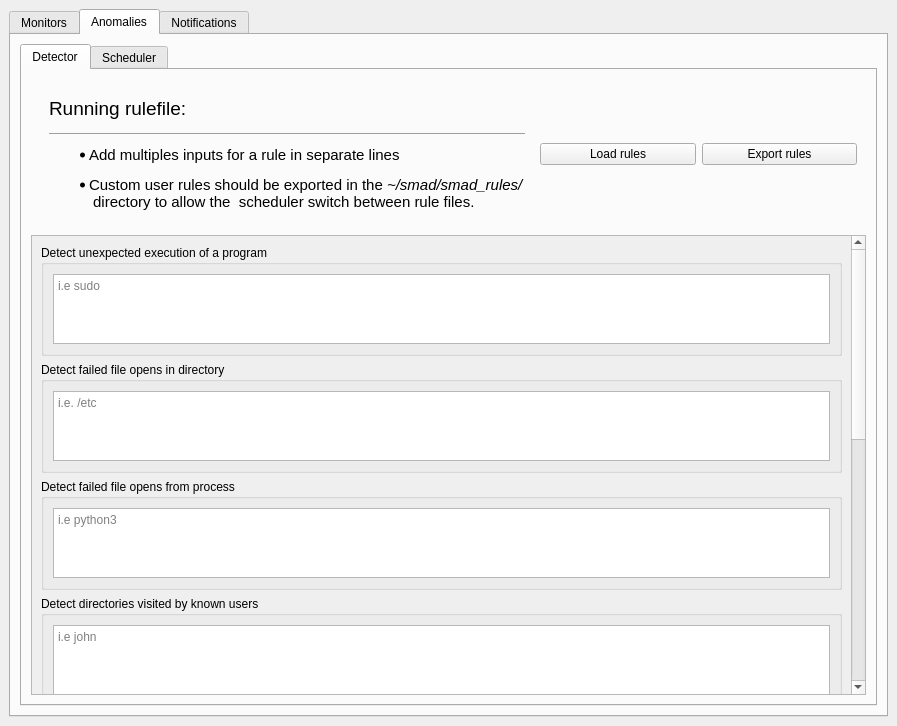
<?xml version="1.0" encoding="UTF-8"?>
<ui version="4.0">
 <class>MainWindow</class>
 <widget class="QMainWindow" name="MainWindow">
  <property name="geometry">
   <rect>
    <x>0</x>
    <y>0</y>
    <width>897</width>
    <height>726</height>
   </rect>
  </property>
  <property name="windowTitle">
   <string>SMAD</string>
  </property>
  <widget class="QWidget" name="centralwidget">
   <layout class="QHBoxLayout" name="horizontalLayout_2">
    <item>
     <widget class="QTabWidget" name="tabWidget">
      <property name="minimumSize">
       <size>
        <width>879</width>
        <height>0</height>
       </size>
      </property>
      <property name="currentIndex">
       <number>1</number>
      </property>
      <widget class="QWidget" name="tab">
       <attribute name="title">
        <string>Monitors</string>
       </attribute>
       <layout class="QVBoxLayout" name="verticalLayout_2">
        <item>
         <widget class="QTabWidget" name="tabWidget_2">
          <property name="currentIndex">
           <number>0</number>
          </property>
          <widget class="QWidget" name="tab_4">
           <attribute name="title">
            <string>Start monitors</string>
           </attribute>
           <layout class="QVBoxLayout" name="verticalLayout_6">
            <item>
             <widget class="QGroupBox" name="groupBox">
              <property name="title">
               <string>CPU and Processes</string>
              </property>
              <layout class="QVBoxLayout" name="verticalLayout_3">
               <item>
                <widget class="QCheckBox" name="monitorsCpuProcessUsageCheckBox">
                 <property name="text">
                  <string>Observe processes in terms of CPU usage</string>
                 </property>
                </widget>
               </item>
               <item>
                <widget class="QTextEdit" name="monitorsCpuProcessUsageTextEdit">
                 <property name="placeholderText">
                  <string>One process per line</string>
                 </property>
                </widget>
               </item>
              </layout>
             </widget>
            </item>
            <item>
             <widget class="QGroupBox" name="groupBox_2">
              <property name="title">
               <string>Performance and Errors</string>
              </property>
              <layout class="QVBoxLayout" name="verticalLayout_4">
               <item>
                <widget class="QCheckBox" name="monitorsSystemCallErrorsCheckBox">
                 <property name="text">
                  <string>Observe top system calls returning errors</string>
                 </property>
                </widget>
               </item>
               <item>
                <widget class="QCheckBox" name="monitorsFileIOErrorsCheckBox">
                 <property name="text">
                  <string>Observe top files with I/O errors</string>
                 </property>
                </widget>
               </item>
               <item>
                <widget class="QCheckBox" name="monitorsProcessIOErrorsCheckBox">
                 <property name="text">
                  <string>Observe top processes with I/O errors</string>
                 </property>
                </widget>
               </item>
               <item>
                <widget class="QCheckBox" name="monitorsFilesMostTimeSpentCheckBox">
                 <property name="text">
                  <string>Observe files where most time has been spent</string>
                 </property>
                </widget>
               </item>
               <item>
                <widget class="QCheckBox" name="monitorsSystemCallsMostTimeSpentCheckBox">
                 <property name="text">
                  <string>Observe system calls where most time has been spent</string>
                 </property>
                </widget>
               </item>
              </layout>
             </widget>
            </item>
            <item>
             <widget class="QGroupBox" name="groupBox_3">
              <property name="title">
               <string>Network</string>
              </property>
              <layout class="QVBoxLayout" name="verticalLayout_5">
               <item>
                <widget class="QCheckBox" name="monitorsNetworkConnectionsBWCheckBox">
                 <property name="text">
                  <string>Observe top network connections in terms of bandwidth</string>
                 </property>
                </widget>
               </item>
               <item>
                <widget class="QCheckBox" name="monitorsProcessBWCheckBox">
                 <property name="text">
                  <string>Observe top processes in terms of bandwidth</string>
                 </property>
                </widget>
               </item>
              </layout>
             </widget>
            </item>
            <item>
             <widget class="QPushButton" name="monitorsStartMonitors">
              <property name="enabled">
               <bool>true</bool>
              </property>
              <property name="cursor">
               <cursorShape>PointingHandCursor</cursorShape>
              </property>
              <property name="text">
               <string>Start monitors</string>
              </property>
              <property name="checkable">
               <bool>false</bool>
              </property>
             </widget>
            </item>
           </layout>
          </widget>
          <widget class="QWidget" name="tab_5">
           <attribute name="title">
            <string>Running monitors</string>
           </attribute>
           <layout class="QVBoxLayout" name="verticalLayout_7">
            <item>
             <widget class="QListWidget" name="monitorsRunningMonitorsListWidget">
              <property name="minimumSize">
               <size>
                <width>200</width>
                <height>200</height>
               </size>
              </property>
              <property name="maximumSize">
               <size>
                <width>16777215</width>
                <height>250</height>
               </size>
              </property>
             </widget>
            </item>
            <item>
             <widget class="QGroupBox" name="groupBox_6">
              <property name="title">
               <string>Visualization</string>
              </property>
              <layout class="QGridLayout" name="gridLayout_2">
               <item row="0" column="0">
                <widget class="PlotWidget" name="plotWidget" native="true"/>
               </item>
              </layout>
             </widget>
            </item>
            <item>
             <widget class="QWidget" name="widget" native="true">
              <property name="maximumSize">
               <size>
                <width>16777215</width>
                <height>40</height>
               </size>
              </property>
              <layout class="QHBoxLayout" name="horizontalLayout_3">
               <item>
                <widget class="QPushButton" name="monitorsPlotMonitorButton">
                 <property name="text">
                  <string>Plot monitor</string>
                 </property>
                </widget>
               </item>
               <item>
                <widget class="QPushButton" name="monitorsStopPlotMonitorButton">
                 <property name="enabled">
                  <bool>true</bool>
                 </property>
                 <property name="text">
                  <string>Stop plot</string>
                 </property>
                </widget>
               </item>
               <item>
                <widget class="QPushButton" name="monitorsStopMonitorButton">
                 <property name="text">
                  <string>Stop monitor</string>
                 </property>
                </widget>
               </item>
              </layout>
             </widget>
            </item>
           </layout>
          </widget>
          <widget class="QWidget" name="tab_6">
           <attribute name="title">
            <string>Alerts</string>
           </attribute>
           <layout class="QHBoxLayout" name="horizontalLayout">
            <item>
             <widget class="QGroupBox" name="alertsAlertDetailsGroupBox">
              <property name="title">
               <string>Alert details</string>
              </property>
              <layout class="QVBoxLayout" name="verticalLayout_23">
               <item>
                <widget class="QGroupBox" name="alertsTriggerGroupBox">
                 <property name="title">
                  <string>Trigger</string>
                 </property>
                 <layout class="QFormLayout" name="formLayout_4">
                  <item row="0" column="0">
                   <widget class="QLabel" name="alertsAlertNameLabel">
                    <property name="text">
                     <string>Alert name</string>
                    </property>
                    <property name="margin">
                     <number>4</number>
                    </property>
                   </widget>
                  </item>
                  <item row="0" column="1">
                   <widget class="QTextEdit" name="alertsAlertNameTextEdit">
                    <property name="placeholderText">
                     <string>Alert name (eg. alert_x)</string>
                    </property>
                   </widget>
                  </item>
                  <item row="1" column="0">
                   <widget class="QLabel" name="alertsChooseMonitorLabel">
                    <property name="text">
                     <string>Choose monitor</string>
                    </property>
                    <property name="margin">
                     <number>4</number>
                    </property>
                   </widget>
                  </item>
                  <item row="1" column="1">
                   <widget class="QComboBox" name="alertsChooseMonitorComboBox"/>
                  </item>
                  <item row="5" column="0">
                   <widget class="QLabel" name="alertsSetMetricLabel">
                    <property name="text">
                     <string>Set metric</string>
                    </property>
                    <property name="wordWrap">
                     <bool>false</bool>
                    </property>
                    <property name="margin">
                     <number>4</number>
                    </property>
                    <property name="indent">
                     <number>-1</number>
                    </property>
                   </widget>
                  </item>
                  <item row="5" column="1">
                   <widget class="QWidget" name="alertsSetMetricWidget" native="true">
                    <property name="enabled">
                     <bool>true</bool>
                    </property>
                    <layout class="QHBoxLayout" name="horizontalLayout_4">
                     <item>
                      <widget class="QLabel" name="alertsMetricDescription">
                       <property name="text">
                        <string>Metric</string>
                       </property>
                      </widget>
                     </item>
                     <item>
                      <widget class="QComboBox" name="alertsMetricOperationComboBox">
                       <property name="enabled">
                        <bool>true</bool>
                       </property>
                       <property name="editable">
                        <bool>false</bool>
                       </property>
                       <item>
                        <property name="text">
                         <string>&gt;</string>
                        </property>
                       </item>
                       <item>
                        <property name="text">
                         <string>&lt;</string>
                        </property>
                       </item>
                       <item>
                        <property name="text">
                         <string>=</string>
                        </property>
                       </item>
                      </widget>
                     </item>
                     <item>
                      <widget class="QSpinBox" name="alertsMetricValueSpinBox">
                       <property name="maximum">
                        <number>999999999</number>
                       </property>
                      </widget>
                     </item>
                     <item>
                      <widget class="QComboBox" name="alertsMetricUnitComboBox"/>
                     </item>
                    </layout>
                   </widget>
                  </item>
                 </layout>
                </widget>
               </item>
               <item>
                <widget class="QGroupBox" name="alertsActionGroupBox">
                 <property name="title">
                  <string>Action</string>
                 </property>
                 <layout class="QGridLayout" name="gridLayout_7">
                  <item row="0" column="0">
                   <widget class="QGroupBox" name="alertsCaptureGroupBox">
                    <property name="title">
                     <string>Set up capture</string>
                    </property>
                    <property name="checkable">
                     <bool>true</bool>
                    </property>
                    <layout class="QGridLayout" name="gridLayout_8">
                     <item row="3" column="0">
                      <widget class="QLabel" name="alertsFileNameLabel">
                       <property name="text">
                        <string>Filename</string>
                       </property>
                      </widget>
                     </item>
                     <item row="3" column="1">
                      <widget class="QTextEdit" name="alertsFileNameTextEdit">
                       <property name="sizeAdjustPolicy">
                        <enum>QAbstractScrollArea::AdjustToContents</enum>
                       </property>
                       <property name="placeholderText">
                        <string>Meaningful filename</string>
                       </property>
                      </widget>
                     </item>
                     <item row="1" column="0">
                      <widget class="QLabel" name="alertsCaptureDurationLabel">
                       <property name="text">
                        <string>Capture for (seconds)</string>
                       </property>
                      </widget>
                     </item>
                     <item row="1" column="1">
                      <widget class="QSpinBox" name="alertsCaptureDurationSpinBox">
                       <property name="minimum">
                        <number>1</number>
                       </property>
                       <property name="maximum">
                        <number>86400</number>
                       </property>
                       <property name="value">
                        <number>60</number>
                       </property>
                      </widget>
                     </item>
                    </layout>
                   </widget>
                  </item>
                 </layout>
                </widget>
               </item>
               <item>
                <widget class="QPushButton" name="alertsSaveAlertPushButton">
                 <property name="text">
                  <string>Save alert</string>
                 </property>
                </widget>
               </item>
              </layout>
             </widget>
            </item>
            <item>
             <widget class="QGroupBox" name="alertsListGroupBox">
              <property name="title">
               <string>Alert list</string>
              </property>
              <layout class="QVBoxLayout" name="verticalLayout_22">
               <item>
                <widget class="QListWidget" name="alertsListListWidget"/>
               </item>
               <item>
                <layout class="QHBoxLayout" name="alertsAlertListButtons">
                 <item>
                  <widget class="QPushButton" name="alertsEditAlertPushButton">
                   <property name="text">
                    <string>Edit</string>
                   </property>
                  </widget>
                 </item>
                 <item>
                  <widget class="QPushButton" name="alertsDeleteAlertPushButton">
                   <property name="text">
                    <string>Delete</string>
                   </property>
                  </widget>
                 </item>
                </layout>
               </item>
              </layout>
             </widget>
            </item>
           </layout>
          </widget>
         </widget>
        </item>
       </layout>
      </widget>
      <widget class="QWidget" name="tab_2">
       <attribute name="title">
        <string>Anomalies</string>
       </attribute>
       <layout class="QVBoxLayout" name="verticalLayout_26">
        <item>
         <widget class="QTabWidget" name="tabWidget_3">
          <property name="currentIndex">
           <number>0</number>
          </property>
          <widget class="QWidget" name="tab_8">
           <attribute name="title">
            <string>Detector</string>
           </attribute>
           <layout class="QVBoxLayout" name="verticalLayout">
            <item>
             <widget class="QWidget" name="widget_2" native="true">
              <layout class="QHBoxLayout" name="horizontalLayout_5">
               <item>
                <widget class="QWidget" name="widget_4" native="true">
                 <layout class="QVBoxLayout" name="verticalLayout_8">
                  <item>
                   <widget class="QLabel" name="runningRulefileLabel">
                    <property name="font">
                     <font>
                      <pointsize>14</pointsize>
                     </font>
                    </property>
                    <property name="text">
                     <string>&lt;div class=&quot;box&quot;&gt; Running rulefile:  &lt;/div&gt;</string>
                    </property>
                   </widget>
                  </item>
                  <item>
                   <widget class="QLabel" name="label_3">
                    <property name="text">
                     <string>&lt;hr&gt;</string>
                    </property>
                   </widget>
                  </item>
                  <item>
                   <widget class="QLabel" name="label_7">
                    <property name="text">
                     <string>&lt;!DOCTYPE HTML PUBLIC &quot;-//W3C//DTD HTML 4.0//EN&quot; &quot;http://www.w3.org/TR/REC-html40/strict.dtd&quot;&gt;
&lt;html&gt;&lt;head&gt;&lt;meta name=&quot;qrichtext&quot; content=&quot;1&quot; /&gt;&lt;style type=&quot;text/css&quot;&gt;
p, li { white-space: pre-wrap; }
&lt;/style&gt;&lt;/head&gt;&lt;body style=&quot; font-family:'Ubuntu'; font-size:11pt; font-weight:400; font-style:normal;&quot;&gt;
&lt;ul&gt;
&lt;li style=&quot; margin-top:12px; margin-bottom:12px; margin-left:0px; margin-right:0px; -qt-block-indent:0; text-indent:0px;&quot;&gt;Add multiples inputs for a rule in separate lines
&lt;/li&gt;
&lt;li style=&quot; margin-top:12px; margin-bottom:12px; margin-left:0px; margin-right:0px; -qt-block-indent:0; text-indent:0px;&quot;&gt;
Custom user rules should be exported in the &lt;span style=&quot; font-style:italic;&quot;&gt;~/smad/smad_rules/&lt;/span&gt;  &lt;br&gt; directory to allow the  scheduler switch between rule files.
&lt;/li&gt;
&lt;/ul&gt;
&lt;/body&gt;&lt;/html&gt;</string>
                    </property>
                   </widget>
                  </item>
                 </layout>
                </widget>
               </item>
               <item>
                <widget class="QPushButton" name="anomaliesLoadRulesButton">
                 <property name="text">
                  <string>Load rules</string>
                 </property>
                </widget>
               </item>
               <item>
                <widget class="QPushButton" name="anomaliesExportRulesButton">
                 <property name="text">
                  <string>Export rules</string>
                 </property>
                </widget>
               </item>
              </layout>
             </widget>
            </item>
            <item>
             <widget class="QScrollArea" name="scrollArea_5">
              <property name="widgetResizable">
               <bool>true</bool>
              </property>
              <widget class="QWidget" name="scrollAreaWidgetContents">
               <property name="geometry">
                <rect>
                 <x>0</x>
                 <y>0</y>
                 <width>819</width>
                 <height>1074</height>
                </rect>
               </property>
               <layout class="QVBoxLayout" name="verticalLayout_27">
                <item>
                 <widget class="QGroupBox" name="anomaliesProgramExecutedGroupBox">
                  <property name="title">
                   <string>Detect unexpected execution of a program</string>
                  </property>
                  <property name="checkable">
                   <bool>false</bool>
                  </property>
                  <property name="checked">
                   <bool>false</bool>
                  </property>
                  <layout class="QHBoxLayout" name="horizontalLayout_6">
                   <item>
                    <widget class="QTextEdit" name="anomaliesProgramExecutedTextEdit">
                     <property name="autoFillBackground">
                      <bool>false</bool>
                     </property>
                     <property name="placeholderText">
                      <string>i.e sudo</string>
                     </property>
                    </widget>
                   </item>
                  </layout>
                 </widget>
                </item>
                <item>
                 <widget class="QGroupBox" name="anomaliesDirectoryFileOpensGroupBox">
                  <property name="title">
                   <string>Detect failed file opens in directory</string>
                  </property>
                  <property name="checkable">
                   <bool>false</bool>
                  </property>
                  <property name="checked">
                   <bool>false</bool>
                  </property>
                  <layout class="QHBoxLayout" name="horizontalLayout_13">
                   <item>
                    <widget class="QTextEdit" name="anomaliesDirectoryFileOpensTextEdit">
                     <property name="placeholderText">
                      <string>i.e. /etc</string>
                     </property>
                    </widget>
                   </item>
                  </layout>
                 </widget>
                </item>
                <item>
                 <widget class="QGroupBox" name="anomaliesProcessFileOpensGroupBox">
                  <property name="title">
                   <string>Detect failed file opens from process</string>
                  </property>
                  <property name="checkable">
                   <bool>false</bool>
                  </property>
                  <property name="checked">
                   <bool>false</bool>
                  </property>
                  <layout class="QHBoxLayout" name="horizontalLayout_16">
                   <item>
                    <widget class="QTextEdit" name="anomaliesProcessFileOpensTextEdit">
                     <property name="placeholderText">
                      <string>i.e python3</string>
                     </property>
                    </widget>
                   </item>
                  </layout>
                 </widget>
                </item>
                <item>
                 <widget class="QGroupBox" name="anomaliesKnownUsersGroupBox">
                  <property name="toolTip">
                   <string>Monitor and detect system usage for specific known users</string>
                  </property>
                  <property name="toolTipDuration">
                   <number>2</number>
                  </property>
                  <property name="title">
                   <string>Detect directories visited by known users</string>
                  </property>
                  <property name="checkable">
                   <bool>false</bool>
                  </property>
                  <property name="checked">
                   <bool>false</bool>
                  </property>
                  <layout class="QHBoxLayout" name="horizontalLayout_17">
                   <item>
                    <widget class="QTextEdit" name="anomaliesKnownUsersTextEdit">
                     <property name="toolTipDuration">
                      <number>-1</number>
                     </property>
                     <property name="placeholderText">
                      <string>i.e john</string>
                     </property>
                    </widget>
                   </item>
                  </layout>
                 </widget>
                </item>
                <item>
                 <widget class="QGroupBox" name="anomaliesUnknownUsersGroupBox">
                  <property name="toolTip">
                   <string>Provide the known users to identify unknown user activity</string>
                  </property>
                  <property name="toolTipDuration">
                   <number>2</number>
                  </property>
                  <property name="title">
                   <string>Detect directories visited by unknown users</string>
                  </property>
                  <property name="checkable">
                   <bool>false</bool>
                  </property>
                  <property name="checked">
                   <bool>false</bool>
                  </property>
                  <layout class="QHBoxLayout" name="horizontalLayout_18">
                   <item>
                    <widget class="QTextEdit" name="anomalieUnknownUsersTextEdit">
                     <property name="placeholderText">
                      <string>i.e john</string>
                     </property>
                    </widget>
                   </item>
                  </layout>
                 </widget>
                </item>
                <item>
                 <widget class="QGroupBox" name="anomaliesInboundIPGroupBox">
                  <property name="title">
                   <string>Detect inbound traffic related to IP</string>
                  </property>
                  <property name="checkable">
                   <bool>false</bool>
                  </property>
                  <property name="checked">
                   <bool>false</bool>
                  </property>
                  <layout class="QHBoxLayout" name="horizontalLayout_19">
                   <item>
                    <widget class="QTextEdit" name="anomaliesInboundIPTextEdit">
                     <property name="placeholderText">
                      <string>i.e. 192.168.125.117</string>
                     </property>
                    </widget>
                   </item>
                  </layout>
                 </widget>
                </item>
                <item>
                 <widget class="QGroupBox" name="anomaliesOutboundIPGroupBox">
                  <property name="title">
                   <string>Detect outbound traffic related to IP</string>
                  </property>
                  <property name="checkable">
                   <bool>false</bool>
                  </property>
                  <property name="checked">
                   <bool>false</bool>
                  </property>
                  <layout class="QHBoxLayout" name="horizontalLayout_20">
                   <item>
                    <widget class="QTextEdit" name="anomaliesOutboundIPTextEdit">
                     <property name="placeholderText">
                      <string>i.e 192.168.125.117</string>
                     </property>
                    </widget>
                   </item>
                  </layout>
                 </widget>
                </item>
                <item>
                 <widget class="QGroupBox" name="anomaliesMaliciousIPGroupBox">
                  <property name="toolTip">
                   <string>The list of malicious IPs should be updated frequently</string>
                  </property>
                  <property name="title">
                   <string>Detect traffic related to a malicious IP</string>
                  </property>
                  <property name="checkable">
                   <bool>false</bool>
                  </property>
                  <property name="checked">
                   <bool>false</bool>
                  </property>
                  <layout class="QHBoxLayout" name="horizontalLayout_21">
                   <item>
                    <widget class="QTextEdit" name="anomaliesMaliciousIPTextEdit">
                     <property name="placeholderText">
                      <string>i.e. 192.168.125.117</string>
                     </property>
                    </widget>
                   </item>
                  </layout>
                 </widget>
                </item>
                <item>
                 <widget class="QGroupBox" name="groupBox_13">
                  <property name="title">
                   <string>Detect unexpected inbound traffic on server</string>
                  </property>
                  <layout class="QGridLayout" name="gridLayout_3">
                   <item row="0" column="1">
                    <widget class="QCheckBox" name="anomaliesMySQLCheckBox">
                     <property name="toolTip">
                      <string>Inbound traffic to MySQL server in an unknown port</string>
                     </property>
                     <property name="toolTipDuration">
                      <number>2</number>
                     </property>
                     <property name="text">
                      <string>MySQL unexpected inbound traffic</string>
                     </property>
                    </widget>
                   </item>
                   <item row="0" column="0">
                    <widget class="QCheckBox" name="anomaliesMongoDBCheckBox">
                     <property name="toolTip">
                      <string>Inbound traffic to MongoDB server in an unknown port</string>
                     </property>
                     <property name="toolTipDuration">
                      <number>2</number>
                     </property>
                     <property name="text">
                      <string>MongoDB unexpected inbound traffic</string>
                     </property>
                    </widget>
                   </item>
                   <item row="1" column="0">
                    <widget class="QCheckBox" name="anomaliesHTTPCheckBox">
                     <property name="toolTip">
                      <string>Inbound traffic to HTTP server in an unknown port</string>
                     </property>
                     <property name="toolTipDuration">
                      <number>2</number>
                     </property>
                     <property name="text">
                      <string>HTTP server unexpected inbound traffic</string>
                     </property>
                    </widget>
                   </item>
                   <item row="1" column="1">
                    <widget class="QCheckBox" name="anomaliesKafkaCheckBox">
                     <property name="toolTip">
                      <string>Inbound traffic to Kafka server in an unknown port</string>
                     </property>
                     <property name="toolTipDuration">
                      <number>2</number>
                     </property>
                     <property name="text">
                      <string>Kafka unexpected inbound traffic</string>
                     </property>
                    </widget>
                   </item>
                  </layout>
                 </widget>
                </item>
               </layout>
              </widget>
             </widget>
            </item>
           </layout>
          </widget>
          <widget class="QWidget" name="tab_9">
           <attribute name="title">
            <string>Scheduler</string>
           </attribute>
           <layout class="QGridLayout" name="gridLayout_4">
            <item row="0" column="0">
             <widget class="QWidget" name="widget_3" native="true">
              <layout class="QHBoxLayout" name="horizontalLayout_7">
               <item>
                <widget class="QLabel" name="label">
                 <property name="text">
                  <string>&lt;html&gt;&lt;head/&gt;&lt;body&gt;&lt;p&gt;Click here to update the list when rule files are &lt;span style=&quot; font-weight:600;&quot;&gt;deleted&lt;/span&gt; from the &lt;span style=&quot; font-style:italic;&quot;&gt;~/smad/smad_rules/&lt;/span&gt;  directory&lt;/p&gt;&lt;/body&gt;&lt;/html&gt;</string>
                 </property>
                </widget>
               </item>
               <item>
                <widget class="QPushButton" name="anomaliesUpdateButton">
                 <property name="text">
                  <string>Update</string>
                 </property>
                </widget>
               </item>
              </layout>
             </widget>
            </item>
            <item row="1" column="0">
             <widget class="QTreeWidget" name="treeWidget">
              <property name="animated">
               <bool>false</bool>
              </property>
              <property name="allColumnsShowFocus">
               <bool>false</bool>
              </property>
              <property name="wordWrap">
               <bool>false</bool>
              </property>
              <property name="headerHidden">
               <bool>false</bool>
              </property>
              <property name="columnCount">
               <number>0</number>
              </property>
             </widget>
            </item>
           </layout>
          </widget>
         </widget>
        </item>
       </layout>
      </widget>
      <widget class="QWidget" name="tab_3">
       <attribute name="title">
        <string>Notifications</string>
       </attribute>
       <layout class="QGridLayout" name="gridLayout">
        <item row="0" column="0">
         <widget class="QTableWidget" name="notificationsTableWidget">
          <property name="columnCount">
           <number>4</number>
          </property>
          <attribute name="horizontalHeaderCascadingSectionResizes">
           <bool>true</bool>
          </attribute>
          <attribute name="horizontalHeaderDefaultSectionSize">
           <number>150</number>
          </attribute>
          <attribute name="horizontalHeaderHighlightSections">
           <bool>true</bool>
          </attribute>
          <attribute name="horizontalHeaderShowSortIndicator" stdset="0">
           <bool>false</bool>
          </attribute>
          <attribute name="horizontalHeaderStretchLastSection">
           <bool>true</bool>
          </attribute>
          <attribute name="verticalHeaderDefaultSectionSize">
           <number>30</number>
          </attribute>
          <attribute name="verticalHeaderMinimumSectionSize">
           <number>21</number>
          </attribute>
          <attribute name="verticalHeaderShowSortIndicator" stdset="0">
           <bool>false</bool>
          </attribute>
          <column>
           <property name="text">
            <string>Datetime</string>
           </property>
          </column>
          <column>
           <property name="text">
            <string>Alert name</string>
           </property>
          </column>
          <column>
           <property name="text">
            <string>File name</string>
           </property>
          </column>
          <column>
           <property name="text">
            <string>Details</string>
           </property>
          </column>
         </widget>
        </item>
       </layout>
      </widget>
     </widget>
    </item>
   </layout>
  </widget>
 </widget>
 <customwidgets>
  <customwidget>
   <class>PlotWidget</class>
   <extends>QWidget</extends>
   <header>pyqtgraph</header>
   <container>1</container>
  </customwidget>
 </customwidgets>
 <resources/>
 <connections/>
</ui>
